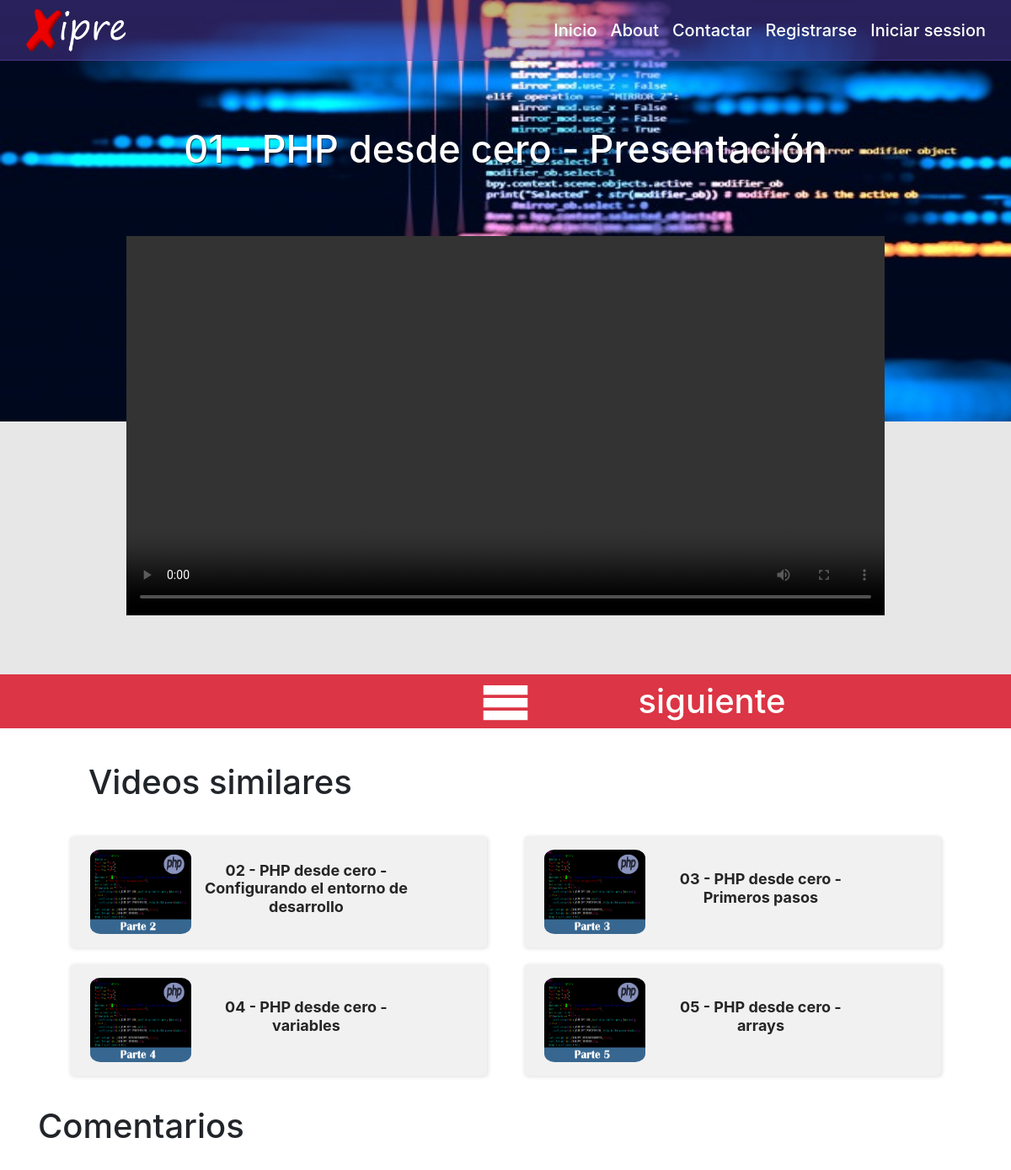
Screenshot of /Cursos/videos/?curso=php&video=1 with the database file from the repository.
### tables this page shows
CREATE TABLE `php` (
  `id` int(11) NOT NULL,
  `nombre` varchar(999) NOT NULL
);

### db.php (called while the page is built)
<?php
class DB{
private $host;
private $db;
private $user;
private $password;
private $charset;
function __construct(){
	$this->host="localhost";
	$this->db="cursos";
	$this->user="root";
	$this->password="";
	$this->charset="utf8mb4";
}
	function connect(){
		try{
			$connection="mysql:host=". $this->host .";dbname=".$this->db.";charset=".$this->charset;
			$options=[PDO::ATTR_ERRMODE => PDO::ERRMODE_EXCEPTION,
               PDO::ATTR_EMULATE_PREPARES => false];
			$pdo = new PDO ($connection, $this->user, $this->password, $options);
			return $pdo;
		}catch(PDOException $e){
			print_r("Error connection:", $e->getMessage());
		}
	}
}
?>

### Cursos/videos/vista-pelicula.php (the view)
<a href="../../Cursos/videos/?curso=<?php  if($_GET["curso"]=="c"){
	echo $_GET["curso"]."#";
}else{echo $_GET["curso"]; } ?>&video=<?php echo $arreglotodos[$id]["id"]; ?>" style="text-decoration: none; color:#252525">
<div class="cursos-cero py-2 align-content-center align-self-center align-items-center" onclick="aviso()"><div id="caja-cursos" class="d-inline-block ml-sm-3"><div class="d-inline-block"><img src="../img videos/<?php echo $_GET["curso"]; ?>/<?php echo $arreglotodos[$id]["id"]; ?>.png" alt="" style="border-radius:10%;"></div></div><h1 class="text-subcursos"><b><?php echo $arreglotodos[$id]["nombre"];?></b></h1></div></a>

### Cursos/videos/index.php (shortened to what this page needs)
<!doctype html>
<html lang="es" dir="ltr">
<head>
 <link rel="stylesheet" href="../../css/bootstrap.min.css">
 <link rel="stylesheet" href="../../style.css">
 <link rel="stylesheet" href="estilos.css">
	</head>
<body>
		<?php
	include_once '../../db.php';
class Peliculas extends DB{
	 function mostrarPeliculas($num){
		 $array= array();
       $query = $this->connect()->prepare("SELECT * FROM ".$_GET["curso"]." WHERE id= :num");
       $query->execute(['num' => $num]);
      foreach ($query as $pelicula){
         array_push($array,$pelicula );
      }
     return $array;
 }
	function mostrartodos(){
		 $array= array();
       $query = $this->connect()->query("SELECT * FROM ".$_GET["curso"]."");
      foreach ($query as $pelicula){
         array_push($array,$pelicula );
      }
     return $array;
 }
	function ultimo(){
	   $array= array();
       $query = $this->connect()->query("SELECT * FROM ".$_GET["curso"]." ORDER BY id DESC LIMIT 1");
		foreach($query as $ultimo){
			array_push($array,$ultimo );
		}
		return $array;
	}
}
	$llamada = new Peliculas();
	$arreglo=$llamada->mostrarPeliculas($_GET["video"]);
	$arreglo1=$llamada->ultimo();
	$arreglotodos=$llamada->mostrartodos();
	?>
<div id="fondo">
<div class="container py-2">
<div class="row menup align-content-center align-items-center align-self-center d-flex">
	<img onclick="location.href='../../'" style="cursor:pointer;" class="incono my-auto" src="../../6.png" height="55px">
	<div onclick="location.href='../../'" class="ocultar ml-md-auto">Inicio</div>
	<div class="ocultar ml-3" >About</div>
	<div class="ocultar ml-3">Contactar</div>
	<?php 	if(!isset($_SESSION['user'])){
	?>
	<div class="ocultar ml-3" onclick="location.href='../../CrearCuenta/'">Registrarse</div>
	<div class="ocultar ml-3" onclick="location.href='../../IniciarSession/'">Iniciar session</div>
	<?php
	} ?>
</div>
</div>
</div>
<div id="imagen-fondo"><img src="../../fon2.jpg" alt="" width="100%" height="100%"><h1 class="text-center"><?php echo $arreglo[0]["nombre"]; ?></h1></div>
	<div id="fondo_gris">
	<center>
    <video src='<?php echo $_GET["curso"]; ?>/parte<?php echo $arreglo[0]["id"]; ?>.mp4'  preload='metadata'  controls width='1000px'>
	</video>
    </center>
		</div>
	<div class="fondo-cursos bg-danger">
		<div id="munu-video">
			<?php if(1!=$_GET["video"]){?>
	<h1 class="py-2 text-white" id="back" style="cursor: pointer;">anterior</h1><?php }else{?>
			<h1 class="py-2 text-white"></h1>
			<?php } ?>
		<span class="icon-menu" id="menu1" style="cursor: pointer;"></span>
		<?php if($arreglo1[0]["id"]!=$_GET["video"]){?>
		<h1 class="py-2 text-white" id="next" style="cursor: pointer;">siguiente</h1><?php }?></div>
	</div>
	<div class="d-flex mx-auto" style="width:100%; margin-top:40px;">
			<div class="cursos align-content-center align-self-center align-items-center mx-auto">
			<h1 id="titular" style="margin-bottom:40px; text-align: left; margin-left: 5%;">Videos similares</h1>
			<?php
				$id=$_GET["video"];
				$veses=4;
				while($veses>0){
					if($arreglo1[0]["id"]==$id){
						$id=0;
						include("vista-pelicula.php");
					}else{
						include("vista-pelicula.php");
					}
					$veses--;
					$id++;
				}
				?>
		</div></div>
	 <div class="container">
	<h1 id="comenta" class="mt-3" style="">Comentarios</h1>
</body>
</html>

### style.css (style rules this page uses)
[class^="icon-"], [class*=" icon-"] { font-family: 'icomoon' !important; speak: none; font-style: normal; font-weight: normal; font-variant: normal; text-transform: none; line-height: 1; -webkit-font-smoothing: antialiased; -moz-osx-font-smoothing: grayscale; }
.icon-menu:before { content: "\e9bd"; }

### Cursos/videos/estilos.css (style rules this page uses)
* { box-sizing:border-box; }
#fondo { width: 100%; height: fit-content; background: rgba(101,72,181,40%); border-bottom:solid 1px rgba(101,72,181,50%); position: absolute; z-index: 1000; }
#fondo div div div, #caja div { font-weight: 500; font-size:20px; color: white; transition:.3s; cursor: pointer; }
.icon-menu { font-size:30px; color: white; }
.icon-menu { display: none; }
#imagen-fondo { margin-bottom:-20px; padding: 0; height:500px; }
#imagen-fondo h1 { width: 80%; margin: 0 auto; position:relative; top:-70%; color:white; font-size:45px; text-shadow: 1px 1px 0px rgba(0,0,0,60%); }
#menu1 { margin: auto auto; display: flex; font-size:60px; color: white; }
.fondo-cursos { position: relative; margin-top: 15px; display:flex; overflow: hidden; }
.cursos-cero { transition: .5s; background: #f1f1f1; border-radius:5px; display:inline-flex; width: 45%; margin-bottom: 20px; margin-left: 20px; margin-right: 20px; box-shadow: 1px 1px 4px 1px rgba(0,0,0,10%); animation: cursos 1s; overflow: hidden; }
#caja-cursos { margin-right: 1%; }
.cursos { text-align: center; width: 1100px; display: inline-block; }
.text-subcursos { display: inline-block; width: 50%; height: 100%; font-size:18px; }
.cursos-cero div img { width: 120px; height: 100px; }
.cursos-cero div { padding:4px; }
video { position: relative; top:-200px; width:900px; }
#munu-video { display:flex; width: 700px; margin: auto auto; }
#munu-video span { margin: 0 0; position: relative; display: inline-block; text-align: center; align-content: center; align-items: center; align-self: center; width: 40%; }
#munu-video h1 { display: inline-block; margin: 0 0; width: 30%; text-align: center; align-content: center; align-items: center; align-self: center; }
#fondo_gris { width:100%; height:320px; background:#E7E7E7; margin-bottom: -15px; }
#titular { font-size: 40px; }
#comenta { font-size: 40px; }

### rows the page displays
php: nombre "01 - PHP desde cero - Presentación"
php: shows a picture, nombre "02 - PHP desde cero - Configurando el entorno de desarrollo"
php: shows a picture, nombre "03 - PHP desde cero - Primeros pasos"
php: shows a picture, nombre "04 - PHP desde cero - variables"
php: shows a picture, nombre "05 - PHP desde cero - arrays"
